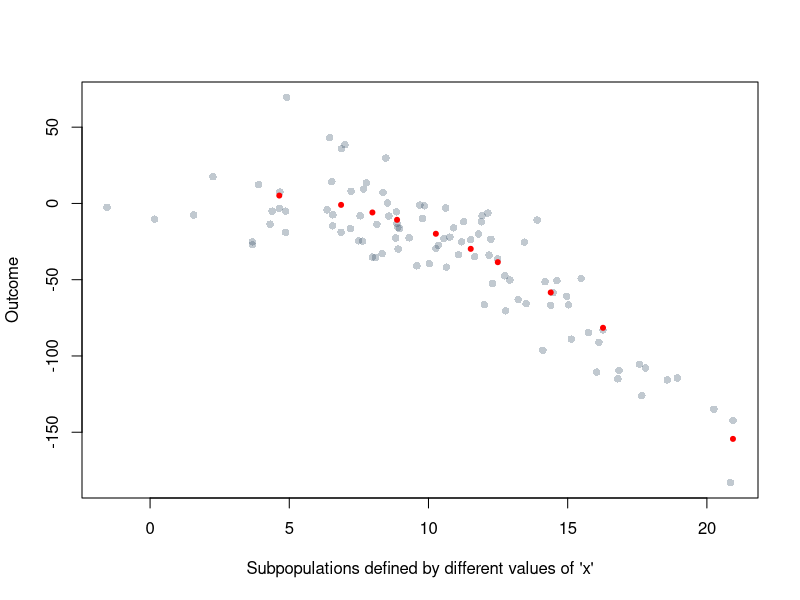
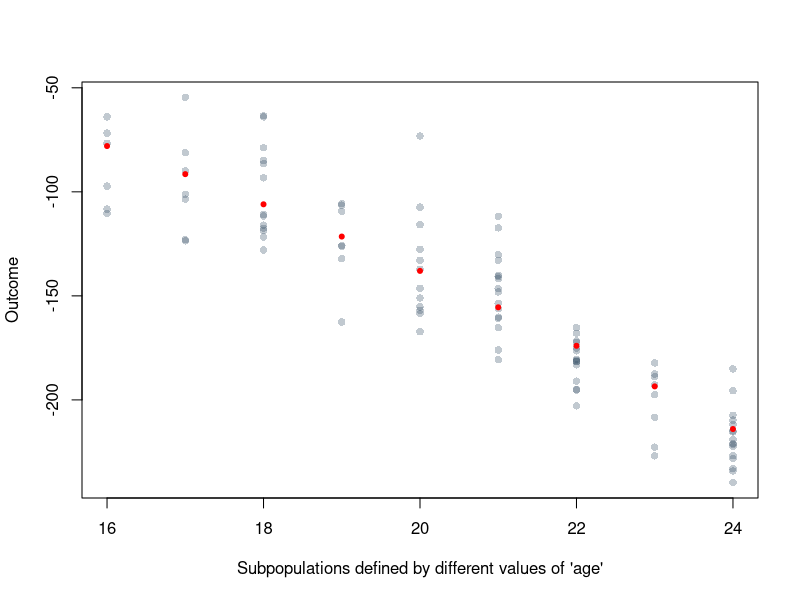
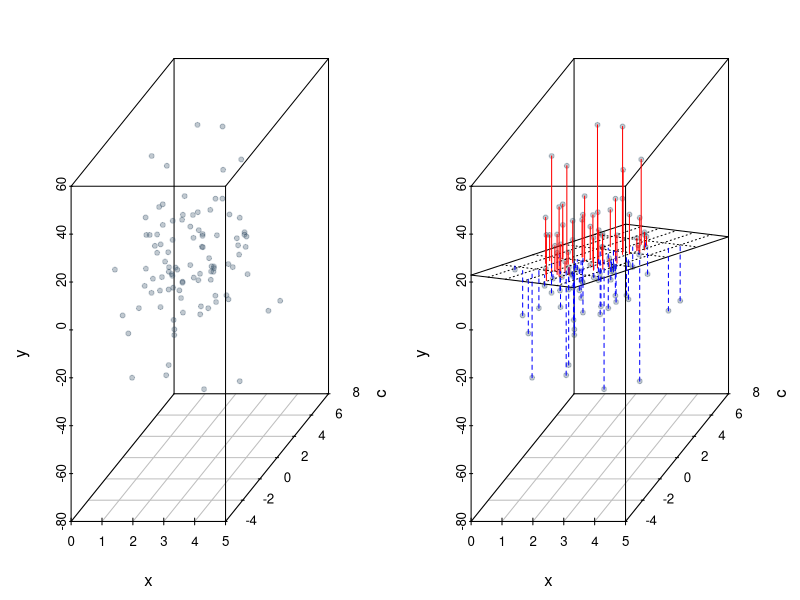
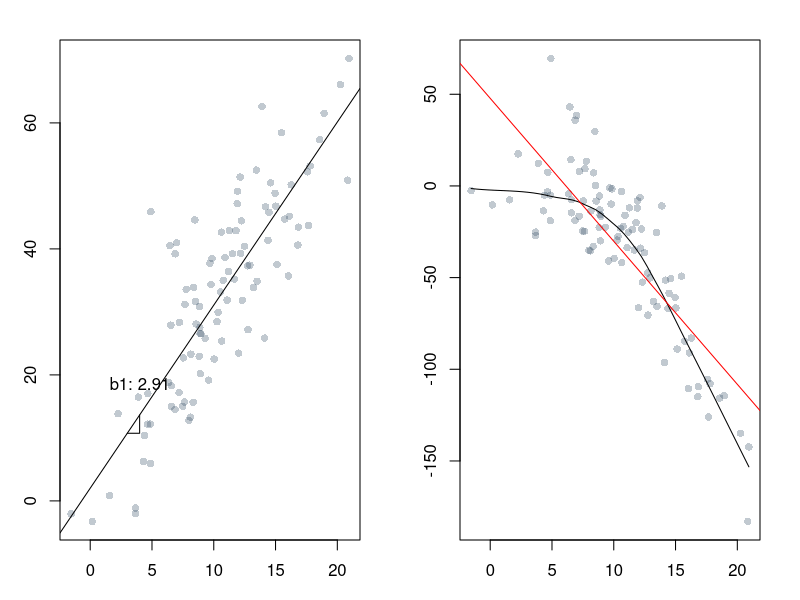
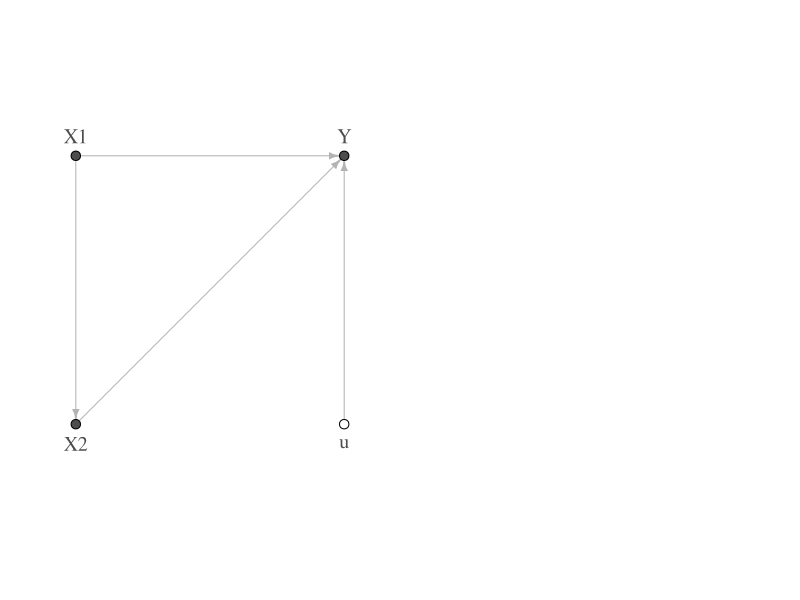

Recreate these plots in R, in order.
## ---- chunk 1
# Imports
library(scatterplot3d)
library(igraph)
library(tibble)
darkblue <- rgb(0.2, 0.3, 0.4, 0.3)  # define a color for later use
## ---- chunk 2
set.seed(123)  # fix the random number generator
x <- rnorm(100, 10, 5)  # draw 100 numbers randomly from a normal distribution
y <- 2 + 3 * x - 0.5*x^2 + rnorm(100, 0, 20)  # y as linear additive function of x
plot(x, y,  # plot x vs y (draws points by default)
     col=darkblue,  # color of the points
     pch=16,  # point character, 16 is a small dot
     xlab="Subpopulations defined by different values of 'x'",
     ylab="Outcome")  
chosen_sub_population <- x[rank(x) %% 10 == 0]  # keep the 10th highest, 2th highest, etc.
y_ticks <- 2 + 3 * chosen_sub_population - 0.5 * chosen_sub_population^2
points(chosen_sub_population, y_ticks, col="red", pch=20)  # adds average y for evey ticks value
## ---- chunk 3
set.seed(123)  # fix the random number generator
age_range <- 16:24
age <- sample(x=age_range, size=100, replace=TRUE)  # draw 100 integers randomly
y <- 2 + 3 * age - 0.5*age^2 + rnorm(100, 0, 20)  # y as linear additive function of x
plot(age, y,  # plot x vs y (draws points by default)
     col=darkblue,  # color of the points
     pch=16,  # point character, 16 is a small dot
     xlab="Subpopulations defined by different values of 'age'",
     ylab="Outcome")  
y_ticks <- 2 + 3 * age_range - 0.5 * age_range^2
points(age_range, y_ticks, col="red", pch=20)  # adds average y for evey ticks value
## ---- chunk 4
set.seed(2345)  # fixing so that we always get the same numbers
x <- rnorm(100, 2, 1)
c <- rnorm(100, 3, 2)
u <- rnorm(100, 0, 20)
y <- 1 + 3 *x - 3 * c + u
par(mfrow=c(1,2))  # set graphics parameters. 1 row 2 columns
# 3d scatter plots. Drawing points 
s3d <- scatterplot3d(x,c,y, pch=20, color=darkblue,  
                     mar = c(3, 3, 2, 2), main="")
s3d <- scatterplot3d(x,c,y, pch=20, color=darkblue,  
                     mar = c(3, 3, 2, 2), main="")
# adding the regression plance
fit1 <- lm(y ~ x+c)  # fitting a regression model
# adding the regression plane to the second plot
s3d$plane3d(fit1, lty.box="solid", lty="dotted") 
# computing difference between y and fitted plane
orig     <- s3d$xyz.convert(x, c, y)
plane    <- s3d$xyz.convert(x, c,  fitted(fit1))
# labeling whether lines needs to be drawn red or blue
i.negpos <- 1 + (resid(fit1) > 0) # 1 for neg 2 for pos
# drawing the lines
segments(orig$x, orig$y, plane$x, plane$y,
         col=c("blue", "red")[i.negpos],  # color
         lty=(2:1)[i.negpos]  # line type 
         )
## ---- chunk 5
set.seed(123)
x <- rnorm(100, 10, 5)
y <- 2 + 3 * x + rnorm(100, 0, 9)
plot(x, y, col=darkblue, pch=16)
uni_reg <- lm(y~x)
betas <- coef(uni_reg)
abline(uni_reg)
x_pos <- 4
text(x_pos, betas[1] + betas[2] * x_pos + 5, labels=paste("b1:", round(betas[2], 2)))
triangle_x <- c(3, 4, 4)
triangle_y <- betas[1] + betas[2] * triangle_x
triangle_y[2] <- triangle_y[1]
lines(triangle_x, triangle_y)
## ---- chunk 6
set.seed(123)
x <- rnorm(100, 10, 5)
y <- 2 + 3 * x - 0.5*x^2 + rnorm(100, 0, 20)
scatter.smooth(x, y, col=darkblue, pch=16)
# plot(x, y, col=darkblue, pch=16)
abline(lm(y~x), col="red")
## ---- chunk 7
set.seed(1234)
x1 <- rnorm(100, 3, 10)
x2 <- 0.3 * x1 + rnorm(100, 1, 3)
y = 1 + 2 * x1 - 2 * x2 + rnorm(100, 0, 1)
summary(lm(y ~ x1))
summary(lm(y ~ x1 + x2))
## ---- chunk 8
Nodes <- tribble(
  ~nodes, ~x, ~y, 
  "Y",     1,  1,  
  "X1",    0,  1,  
  "X2",    0,  0,
  "u",     1,  0)
Edges <- tribble(
  ~from,  ~to,
  "X1",    "Y",
  "X1",    "X2",
  "X2",    "Y",
  "u",     "Y")
plot(graph_from_data_frame(vertices=Nodes, d=Edges, directed=TRUE),
     vertex.color=c(rep("gray30", nrow(Nodes)-1), "white"), 
     vertex.size=7,
     label.font=2, vertex.size=30, vertex.label.cex=1.2,
     edge.arrow.size=0.5, edge.color="gray70", 
     vertex.label.color="gray30", vertex.label.dist=2,
     vertex.label.degree=c(-pi/2, -pi/2, pi/2, pi/2))
